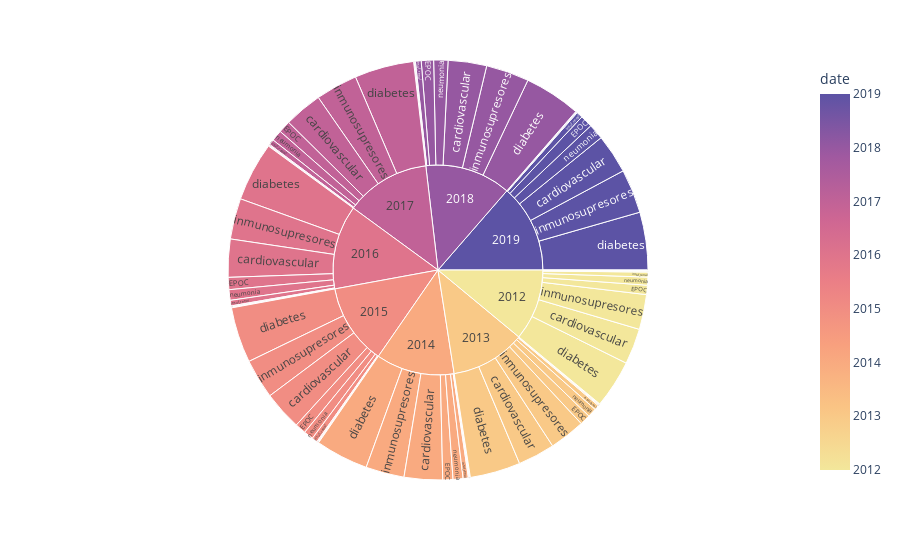

Notebook code for this chart:
### Code cell
fig = px.sunburst(mortalidad_mujeres_1, path=['date','gpo_enfermedad'],color='date',color_continuous_scale='sunset')
fig.show()

### Figure 1 — Plotly figure (JSON) as saved in the notebook; plotly's stock layout.template omitted (floating-point values rounded to 4 significant figures)
{"data": [{"branchvalues": "total", "customdata": [[2012], [2013], [2014], [2015], [2016], [2017], [2018], [2019], [2012], [2013], [2014], [2015], [2016], [2017], [2018], [2019], [2012], [2013], [2014], [2015], [2016], [2017], [2018], [2019], [2012], [2013], [2014], [2015], [2016], [2017], [2018], [2019], [2012], [2013], [2014], [2015], [2016], [2017], [2018], [2019], [2012], [2013], [2014], [2015], [2016], [2017], [2018], [2019], [2012], [2013], [2014], [2015], [2016], [2017], [2018], [2019], [2012], [2013], [2014], [2015], [2016], [2017], [2018], [2019], [2012], [2013], [2014], [2015], [2016], [2017], [2018], [2019], [2012], [2013], [2014], [2015], [2016], [2017], [2018], [2019]], "domain": {"x": [0, 1], "y": [0, 1]}, "hovertemplate": "labels=%{label}<br>count=%{value}<br>parent=%{parent}<br>id=%{id}<br>date=%{color}<extra></extra>", "ids": ["2012/EPOC", "2013/EPOC", "2014/EPOC", "2015/EPOC", "2016/EPOC", "2017/EPOC", "2018/EPOC", "2019/EPOC", "2012/asma", "2013/asma", "2014/asma", "2015/asma", "2016/asma", "2017/asma", "2018/asma", "2019/asma", "2012/cardiovascular", "2013/cardiovascular", "2014/cardiovascular", "2015/cardiovascular", "2016/cardiovascular", "2017/cardiovascular", "2018/cardiovascular", "2019/cardiovascular", "2012/diabetes", "2013/diabetes", "2014/diabetes", "2015/diabetes", "2016/diabetes", "2017/diabetes", "2018/diabetes", "2019/diabetes", "2012/hipertension", "2013/hipertension", "2014/hipertension", "2015/hipertension", "2016/hipertension", "2017/hipertension", "2018/hipertension", "2019/hipertension", "2012/inmunosupresores", "2013/inmunosupresores", "2014/inmunosupresores", "2015/inmunosupresores", "2016/inmunosupresores", "2017/inmunosupresores", "2018/inmunosupresores", "2019/inmunosupresores", "2012/insuf_renal", "2013/insuf_renal", "2014/insuf_renal", "2015/insuf_renal", "2016/insuf_renal", "2017/insuf_renal", "2018/insuf_renal", "2019/insuf_renal", "2012/neumonia", "2013/neumonia", "2014/neumonia", "2015/neumonia", "2016/neumonia", "2017/neumonia", "2018/neumonia", "2019/neumonia", "2012/obesidad", "2013/obesidad", "2014/obesidad", "2015/obesidad", "2016/obesidad", "2017/obesidad", "2018/obesidad", "2019/obesidad", "2012", "2013", "2014", "2015", "2016", "2017", "2018", "2019"], "labels": ["EPOC", "EPOC", "EPOC", "EPOC", "EPOC", "EPOC", "EPOC", "EPOC", "asma", "asma", "asma", "asma", "asma", "asma", "asma", "asma", "cardiovascular", "cardiovascular", "cardiovascular", "cardiovascular", "cardiovascular", "cardiovascular", "cardiovascular", "cardiovascular", "diabetes", "diabetes", "diabetes", "diabetes", "diabetes", "diabetes", "diabetes", "diabetes", "hipertension", "hipertension", "hipertension", "hipertension", "hipertension", "hipertension", "hipertension", "hipertension", "inmunosupresores", "inmunosupresores", "inmunosupresores", "inmunosupresores", "inmunosupresores", "inmunosupresores", "inmunosupresores", "inmunosupresores", "insuf_renal", "insuf_renal", "insuf_renal", "insuf_renal", "insuf_renal", "insuf_renal", "insuf_renal", "insuf_renal", "neumonia", "neumonia", "neumonia", "neumonia", "neumonia", "neumonia", "neumonia", "neumonia", "obesidad", "obesidad", "obesidad", "obesidad", "obesidad", "obesidad", "obesidad", "obesidad", "2012", "2013", "2014", "2015", "2016", "2017", "2018", "2019"], "marker": {"coloraxis": "coloraxis", "colors": [2012, 2013, 2014, 2015, 2016, 2017, 2018, 2019, 2012, 2013, 2014, 2015, 2016, 2017, 2018, 2019, 2012, 2013, 2014, 2015, 2016, 2017, 2018, 2019, 2012, 2013, 2014, 2015, 2016, 2017, 2018, 2019, 2012, 2013, 2014, 2015, 2016, 2017, 2018, 2019, 2012, 2013, 2014, 2015, 2016, 2017, 2018, 2019, 2012, 2013, 2014, 2015, 2016, 2017, 2018, 2019, 2012, 2013, 2014, 2015, 2016, 2017, 2018, 2019, 2012, 2013, 2014, 2015, 2016, 2017, 2018, 2019, 2012, 2013, 2014, 2015, 2016, 2017, 2018, 2019]}, "name": "", "parents": ["2012", "2013", "2014", "2015", "2016", "2017", "2018", "2019", "2012", "2013", "2014", "2015", "2016", "2017", "2018", "2019", "2012", "2013", "2014", "2015", "2016", "2017", "2018", "2019", "2012", "2013", "2014", "2015", "2016", "2017", "2018", "2019", "2012", "2013", "2014", "2015", "2016", "2017", "2018", "2019", "2012", "2013", "2014", "2015", "2016", "2017", "2018", "2019", "2012", "2013", "2014", "2015", "2016", "2017", "2018", "2019", "2012", "2013", "2014", "2015", "2016", "2017", "2018", "2019", "2012", "2013", "2014", "2015", "2016", "2017", "2018", "2019", "", "", "", "", "", "", "", ""], "type": "sunburst", "values": [8493, 9653, 9298, 9964, 11122, 11140, 11220, 11269, 720, 802, 692, 717, 760, 735, 649, 641, 32587, 33664, 34994, 35535, 34672, 34856, 35100, 35857, 43839, 46098, 48275, 50720, 53857, 54238, 51584, 52657, 496, 535, 460, 443, 447, 417, 425, 449, 31906, 32659, 35138, 36193, 37196, 38242, 39290, 40130, 4560, 4491, 4794, 5129, 5075, 5123, 5234, 5662, 7291, 8180, 9085, 8735, 9636, 9980, 13006, 14156, 621, 590, 628, 587, 576, 598, 553, 550, 130513, 136672, 143364, 148023, 153341, 155329, 157061, 161371]}], "layout": {"coloraxis": {"colorbar": {"title": {"text": "date"}}, "colorscale": [[0, "rgb(243, 231, 155)"], [0.1667, "rgb(250, 196, 132)"], [0.3333, "rgb(248, 160, 126)"], [0.5, "rgb(235, 127, 134)"], [0.6667, "rgb(206, 102, 147)"], [0.8333, "rgb(160, 89, 160)"], [1, "rgb(92, 83, 165)"]]}, "legend": {"tracegroupgap": 0}, "margin": {"t": 60}}}
